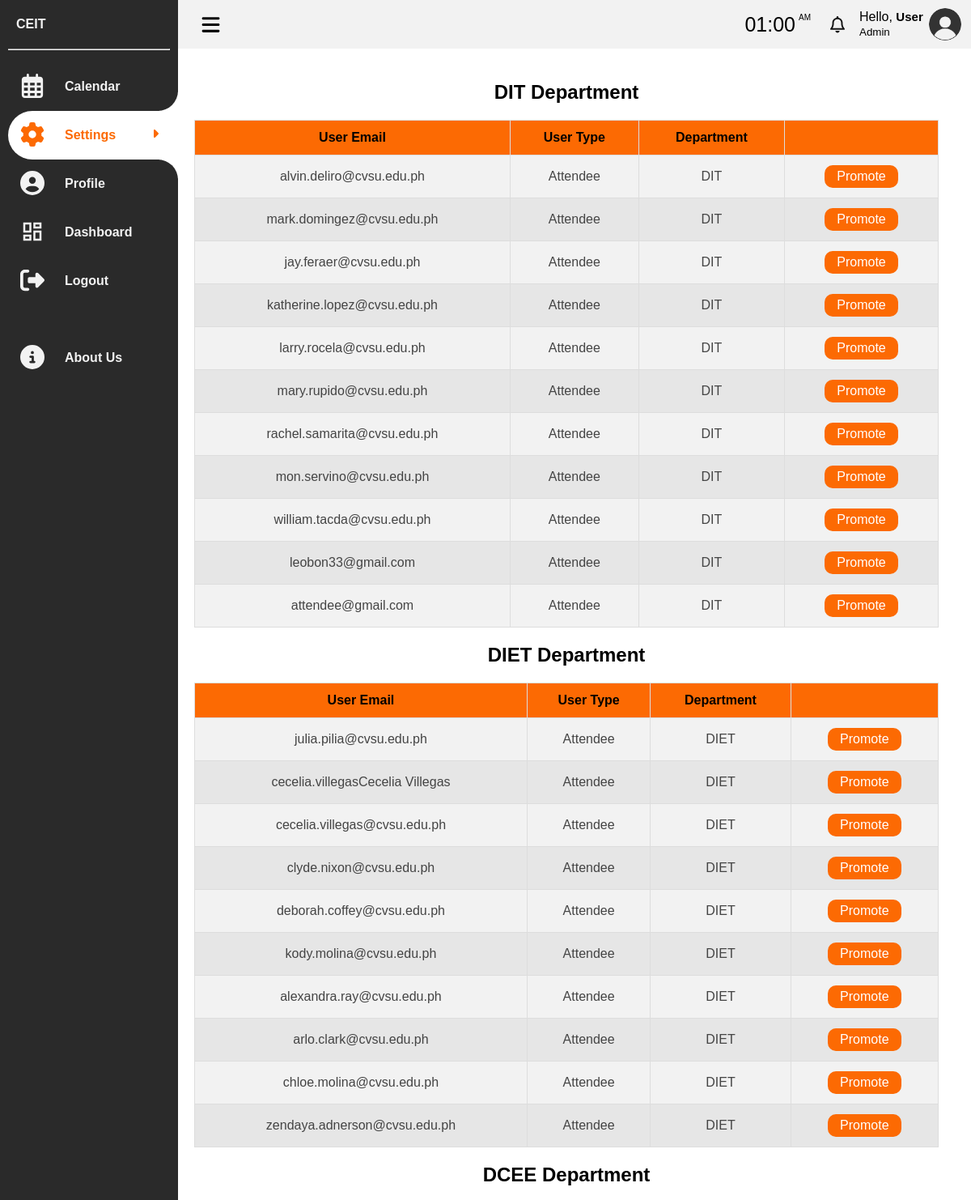
The page /CAPSTONE/PAGES/promote.php (signed in, upper part) on the database its author committed.
### tables this page shows
CREATE TABLE `user_form` (
  `id` int(255) NOT NULL,
  `nickname` varchar(255) NOT NULL,
  `name` varchar(255) NOT NULL,
  `user_email` varchar(255) NOT NULL,
  `position` varchar(255) NOT NULL,
  `position_type` varchar(255) NOT NULL,
  `password` varchar(255) NOT NULL,
  `user_type` varchar(255) NOT NULL DEFAULT '''Attendee'', ''Implementor'', ''Admin''',
  `department` varchar(255) NOT NULL DEFAULT 'DIT',
  `image` varchar(50) NOT NULL,
  `status` tinyint(1) NOT NULL,
  `reset_token_hash` varchar(64) DEFAULT NULL,
  `reset_token_expires_at` datetime DEFAULT NULL
);

### CAPSTONE/PAGES/promote.php (the view, shortened to what this page needs)
<!DOCTYPE html>
<html lang="en">
<head>
    <link rel="stylesheet" href="css/font_1.css">
    <link rel="stylesheet" href="css/practice.css">
    <link rel="stylesheet" href="css/style.css">
	<link rel="stylesheet" href="css/profile.css">
	<link rel="stylesheet" href="css/notif.css">
	<link rel="stylesheet" href="css/button.css">
    <link rel="stylesheet" href="css/admin_panel.css">
    <link rel="stylesheet" href="css/clock.css">
</head>
<body>
    <div class="web">
        <div class="navigation">
            <ul>
                <li>
                    <a href="">
                        <span class="title">CEIT</span>
                    </a>
                    <hr class="hr">
                </li>
                <li>
                    <a href="calendar_admin.php">
                        <span class="icon">
                        </span>
                        <span class="title">Calendar</span>
                    </a>
                </li>
                <li>
                    <a class="sub-btn" id="active">
                        <span class="icon" id="settings">
                        </span>
                        <span class="title" style="color: #FC6A03;">Settings</span>
                        <svg class="dropdown" xmlns="http://www.w3.org/2000/svg" height="16" width="16" viewBox="0 0 256 512"><path d="M246.6 278.6c12.5-12.5 12.5-32.8 0-45.3l-128-128c-9.2-9.2-22.9-11.9-34.9-6.9s-19.8 16.6-19.8 29.6l0 256c0 12.9 7.8 24.6 19.8 29.6s25.7 2.2 34.9-6.9l128-128z" style="fill: #FC6A03;"/></svg>
                    </a>
                </li>
                <li>
                    <a href="profile_admin.php">
                        <span class="icon">
                        </span>
                        <span class="title">Profile</span>
                    </a>
                </li>
                <li>
                    <a href="homepage_admin.php">
                        <span class="icon">
                        </span>
                        <span class="title">Dashboard</span>
                    </a>
                </li>
                <li>
                    <a href="logout.php" onclick="return confirm('Are you sure you want to logout?');">
                        <span class="icon">
                        </span>
                        <span class="title">Logout</span>
                    </a>
                </li>
                <li>
                    <a href="about_admin.php" class="bottom">
                        <span class="icon">
                        </span>
                        <span class="title">About Us</span>
                    </a>
                </li>
            </ul>
        </div>
        <div class="main">
            <div class="topbar">
                <div class="toggle">
                </div>
                <div class="card_8">
                        <div class="clocks_container">
                            <div class="clocks__content grid">
                                <div class="clocks__text">
                                    <div class="clocks__text-hour" id="text-hour"></div>
                                    <div class="clocks__text-minutes" id="text-minutes"></div>
                                    <div class="clocks__text-ampm" id="text-ampm"></div>
                                </div>
                            </div>
                        </div>
                    </div>
                    <div class="notify">
                    <button class="button" onclick="toggleActivities()">
                    </button>
                </div>
                <?php
                    $userEmail = $_SESSION['user_email'];
                    $servername = "localhost";
                    $username = "root";
                    $password = "";
                    $dbname = "scheduler";
                    $conn = new mysqli($servername, $username, $password, $dbname);
                    $sql = "SELECT nickname, user_type, image FROM user_form WHERE user_email = ?";
                    $stmt = $conn->prepare($sql);
                    $stmt->bind_param("s", $userEmail);
                    $stmt->execute();
                    $stmt->store_result();
                    if ($stmt->num_rows > 0) {
                        $stmt->bind_result($nickname, $userType, $image);
                        echo '<div class="info">
                                <p>Hello, <b>'.$nickname.'</b></p>
                                <small class="text-muted">'.$userType.'</small>
                            </div>';
                        if (!empty($image)) {
                            echo '<div class="user">
                                    <img src="img/'.$image.'" alt="">
                                </div>';
                        } else {
                            echo '<div class="user">
                                    <img src="img/img.png" alt="">
                                </div>';
                        }
                    } else {
                        echo "User details not found";
                    }
                ?>
            </div>
            <div class="cardBox_3">
                <div class="box">
                <?php
                    $servername = "localhost";
                    $username = "root";
                    $password = "";
                    $dbname = "scheduler";
                    $conn = new mysqli($servername, $username, $password, $dbname);
                    $specialDepartments = ['DIT', 'DIET', 'DCEE', 'DCEA', 'DAFE'];
                    foreach ($specialDepartments as $department) {
                        $sql = "SELECT user_email, user_type, department FROM user_form WHERE user_type = 'Attendee' AND department = '$department'";
                        $result = $conn->query($sql);
                        if ($result->num_rows > 0) {
                            echo "<h2>$department Department</h2>";
                            echo "<table id='customers'>";
                            echo "<tr><th>User Email</th><th>User Type</th><th>Department</th><th></th></tr>";
                            while ($row = $result->fetch_assoc()) {
                                echo "<tr>";
                                echo "<td>" . $row["user_email"] . "</td>";
                                echo "<td>" . $row["user_type"] . "</td>";
                                echo "<td>" . $row["department"] . "</td>";
                                echo "<td><form method='post' action='promote_user.php'>";
                                echo "<input type='submit' value='Promote' style='background-color: #FC6A03;
                                border: none;
                                color: white;
                                padding: 5px 15px;
                                text-align: center;
                                text-decoration: none;
                                display: inline-block;
                                font-size: 16px;
                                margin: 4px 2px;
                                cursor: pointer;
                                border-radius: 10px;'></form></td>";
                                echo "</tr>";
                            }
                            echo "</table>";
                        } else {
                            echo "No User types found for department $department";
                        }
                    }
                ?>
                </div>
            </div>
        </div>
    </div>
</body>
</html>

### CAPSTONE/PAGES/css/practice.css (style rules this page uses)
* { font-family: 'Poppins', sans-serif; margin: 0; padding: 0; box-sizing: border-box; }
:root { --blue: #2a2185; --white: #fff; --gray: #f5f5f5; --black1: #222; --black2: #999; }
body { min-height: 100vh; overflow-x: hidden; }
.web { position: relative; width: 100%; }
.navigation { position: fixed; width: 220px; height: 100%; background: #2a2a2a; border-left: 10px solid #2a2a2a; transition: 0.5s; overflow: hidden; }
.navigation ul { position: absolute; top: 0; left: 0; width: 100%; }
.navigation ul li { position: relative; width: 100%; list-style: none; border-top-left-radius: 30px; border-bottom-left-radius: 30px; }
.navigation ul li:nth-child(1) { margin-bottom: 15px; pointer-events: none; }
.navigation ul li a { position: relative; display: block; width: 100%; display: flex; text-decoration: none; color: #899DC1;; }
.navigation ul li a .icon { position: relative; display: block; min-width: 60px; height: 60px; line-height: 78px; text-align: center; }
.navigation ul li a .title { position: relative; display: block; padding: 0 10px; height: 60px; line-height: 60px; text-align: start; white-space: nowrap; font-weight: 600; font-size: medium; color: #899DC1; }
a#active { background: white; border-radius: 30px 0px 0px 30px; }
a#active::before { content: ""; position: absolute; right: 0; top: -50px; width: 50px; height: 50px; background-color: transparent; border-radius: 50%; box-shadow: 35px 35px 0 10px var(--white); pointer-events: none; }
a#active::after { content: ""; position: absolute; right: 0; bottom: -50px; width: 50px; height: 50px; background-color: transparent; border-radius: 50%; box-shadow: 35px -35px 0 10px var(--white); pointer-events: none; }
.main { position: absolute; width: calc(105% - 300px); left: 220px; min-height: 100vh; background: var(--white); transition: 0.5s; }
.topbar { width: 100%; left: 220px; height: 60px; display: flex; justify-content: space-between; align-items: center; padding: 0 10px; background: #f2f2f2; position: fixed; z-index: 10000; }
.toggle { position: relative; width: 60px; height: 60px; display: flex; justify-content: center; align-items: center; font-size: 2.5rem; cursor: pointer; }
.user { position: fixed; width: 40px; height: 40px; border-radius: 50%; overflow: hidden; cursor: pointer; }
.user img { position: absolute; top: 0; left: 0; width: 100%; height: 100%; object-fit: cover; }
.cardBox_3 { position: relative; width: 100%; padding: 20px; display: grid; grid-template-columns: repeat(1, 1fr); grid-gap: 30px; margin-top: 60px; }
.dropdown { position: absolute; right: 0; margin: 20px; transition: 0.3s ease; }
#settings { transition: 1s ease; }
.navigation ul li a .icon svg, .navigation ul li a .title { color: #f2f2f2; }
.bottom { margin-top: 35px; }
.hr { width: 100%; margin-left: -10px; }
.card_8 { position: fixed; background: #f2f2f2; border-radius: 3px; right: 16.5%; }

### CAPSTONE/PAGES/css/style.css (style rules this page uses)
* { font-family: 'Poppins', sans-serif; margin: 0; padding: 0; box-sizing: border-box; }
:root { --main-color: #22BAA0; --color-dark: #34425A; --text-grey: #B0B0B0; }
.user { display: flex; align-items: center; position: fixed; right: 1%; }
input, button, select { outline: none; }
table { border-collapse: collapse; }
table tbody td { padding: 1rem 0rem; color: #444; text-align: center; }
table tbody tr { border-bottom: 1px solid #dee2e8; }
b { font-size: 15px; }
.info { position: fixed; left: 88.5%; }

### CAPSTONE/PAGES/css/profile.css (style rules this page uses)
.notify { position: fixed; top: 20px; left: 84%; }

### CAPSTONE/PAGES/css/notif.css (style rules this page uses)
.button { width: 50px; height: 50px; margin-top: 15px; margin-left: 20px; position: relative; display: flex; align-items: center; justify-content: center; background-color: rgb(0, 0, 0); border-radius: 50%; cursor: pointer; transition-duration: .3s; border: none; }
.bell { width: 18px; }

### CAPSTONE/PAGES/css/button.css (style rules this page uses)
.button { position: relative; display: flex; justify-content: center; padding: 8px; gap: 4px; height: 35px; width: 35px; border: none; background: transparent; border-radius:20px; cursor: pointer; margin-top: -7px; margin-left: 9px; }

### rows shown on the page
user_form: nickname "User", user_type "Admin"
user_form: user_email "alvin.deliro@cvsu.edu.ph", user_type "Attendee", department "DIT"
user_form: user_email "mark.domingez@cvsu.edu.ph", user_type "Attendee", department "DIT"
user_form: user_email "jay.feraer@cvsu.edu.ph", user_type "Attendee", department "DIT"
user_form: user_email "katherine.lopez@cvsu.edu.ph", user_type "Attendee", department "DIT"
user_form: user_email "larry.rocela@cvsu.edu.ph", user_type "Attendee", department "DIT"
user_form: user_email "mary.rupido@cvsu.edu.ph", user_type "Attendee", department "DIT"
user_form: user_email "rachel.samarita@cvsu.edu.ph", user_type "Attendee", department "DIT"
user_form: user_email "mon.servino@cvsu.edu.ph", user_type "Attendee", department "DIT"
user_form: user_email "william.tacda@cvsu.edu.ph", user_type "Attendee", department "DIT"
user_form: user_email "leobon33@gmail.com", user_type "Attendee", department "DIT"
user_form: user_email "attendee@gmail.com", user_type "Attendee", department "DIT"
user_form: user_email "julia.pilia@cvsu.edu.ph", user_type "Attendee", department "DIET"
user_form: user_email "cecelia.villegasCecelia Villegas", user_type "Attendee", department "DIET"
user_form: user_email "cecelia.villegas@cvsu.edu.ph", user_type "Attendee", department "DIET"
user_form: user_email "clyde.nixon@cvsu.edu.ph", user_type "Attendee", department "DIET"
user_form: user_email "deborah.coffey@cvsu.edu.ph", user_type "Attendee", department "DIET"
user_form: user_email "kody.molina@cvsu.edu.ph", user_type "Attendee", department "DIET"
user_form: user_email "alexandra.ray@cvsu.edu.ph", user_type "Attendee", department "DIET"
user_form: user_email "arlo.clark@cvsu.edu.ph", user_type "Attendee", department "DIET"
user_form: user_email "chloe.molina@cvsu.edu.ph", user_type "Attendee", department "DIET"
user_form: user_email "zendaya.adnerson@cvsu.edu.ph", user_type "Attendee", department "DIET"

### other values the page prints
$department "DIT"
$department "DIET"
$department "DCEE"
